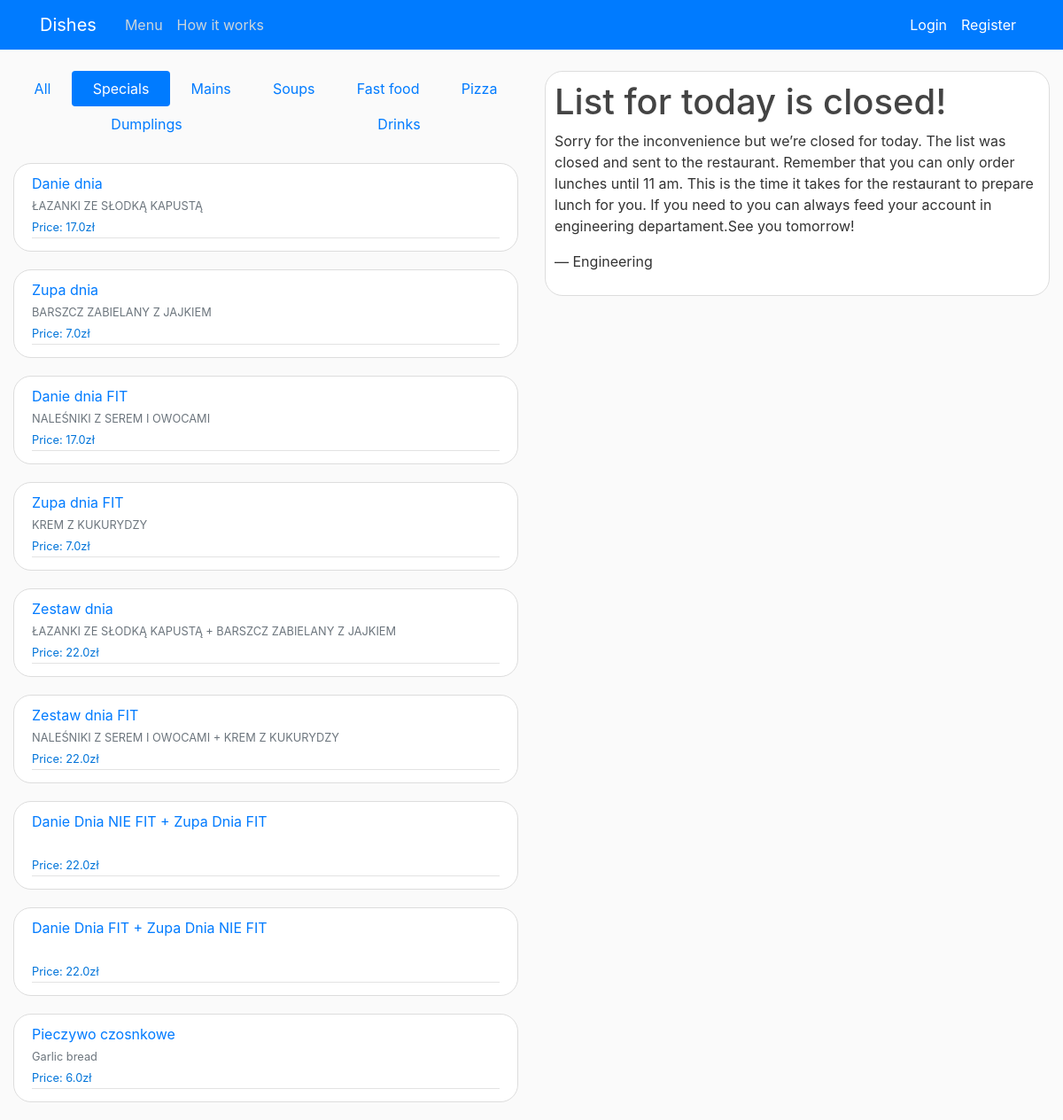
/select_type/special/, run on an earlier commit of the app's database.
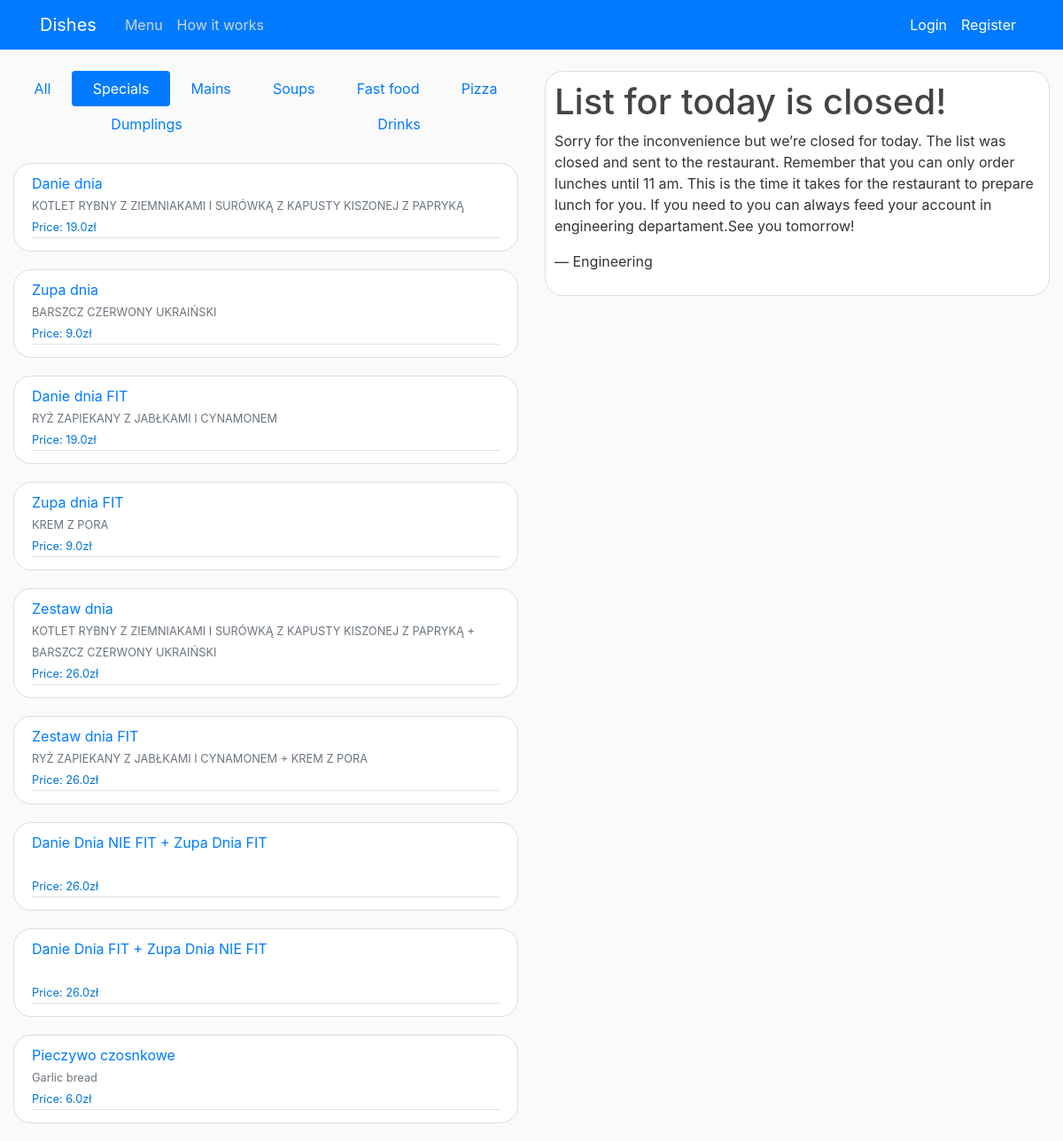
And on a later commit of the database.
### shop/models.py (models this page shows, shortened)
class Dish(models.Model):
    name = models.CharField(max_length=100)
    ingredient = models.CharField(max_length=250, blank=True)
    price = models.FloatField()
    dish_type = models.CharField(max_length=20)
    dish_addon = models.BooleanField(default=True)

### shop/views.py (the view)
# urls.py: path('select_type/<str:type>/', select_type, name='shop-select'),
def select_type(request, type):
    if type == "all":
       return redirect('shop-home')
    else:
        context = {
            'dish':selectMenu(type),
            'type': type,
            'hoursStart': startTime,
            'hoursEnd': endTime,
            'time': datetime.now()
        }
        try:
            values = countTotalPrice(request.user)
            context.update({'cart': values["items_in_cart"], 'sum_price': values["total_price"]})
            money = Profile.objects.get(user=request.user).money
            context.update({'money': money})
        except:
            pass
        return render(request, 'shop/home.html',context)

### shop/views.py (called while the page is built)
def countTotalPrice(user):
    items_in_cart = Cart.objects.filter(user=user)
    total_price = 0
    for item in items_in_cart:
        composition_price = item.composition.dish.price + item.composition.addon.price
        total_price += composition_price * item.quantity
    value_to_return ={
        'total_price': total_price,
        'items_in_cart': items_in_cart
    }
    return value_to_return

### shop/templates/shop/home.html (shortened to what this page needs)
{% extends 'shop/base.html' %}
{% block content %}
<nav class="nav nav-pills flex-column flex-sm-row">
    {% if type == 'special' %}
        <a class="flex-sm-fill text-sm-center nav-link" href="{% url 'shop-select' 'all' %}">All</a>
        <a class="flex-sm-fill text-sm-center nav-link active" href="{% url 'shop-select' 'special'%}">Specials</a>
        <a class="flex-sm-fill text-sm-center nav-link" href="{% url 'shop-select' 'main'%}">Mains</a>
        <a class="flex-sm-fill text-sm-center nav-link" href="{% url 'shop-select' 'soup'%}">Soups</a>
        <a class="flex-sm-fill text-sm-center nav-link" href="{% url 'shop-select' 'fastfood'%}">Fast food</a>
        <a class="flex-sm-fill text-sm-center nav-link" href="{% url 'shop-select' 'pizza'%}">Pizza</a>
        <a class="flex-sm-fill text-sm-center nav-link" href="{% url 'shop-select' 'dumplig'%}">Dumplings</a>
        <a class="flex-sm-fill text-sm-center nav-link" href="{% url 'shop-select' 'drinks'%}">Drinks</a>
    {% endif %}
</nav>
<br>
{% for menu in dish %}
    <article class="media content-section">
        <div class="media-body">
            <div class="article-metadata">
                <a class="mr-2" href="{% url 'shop-open-dish' menu.id %}">{{ menu.name }}</a><br>
                <small class="text-muted">{{ menu.ingredient }}</small><br>
                <small class="article-content" style='color:#0074d9'>Price: {{ menu.price }}zł</small>
            </div>
        </div>
    </article>
{% endfor %}
{% endblock content %}

### shop/templates/shop/base.html (shortened to what this page needs)
{% load static %}
{% load django_template_maths %}
<!DOCTYPE html>
<html>
<head>
    <link rel="stylesheet" href="https://stackpath.bootstrapcdn.com/bootstrap/4.5.2/css/bootstrap.min.css">
    <link rel="stylesheet" type="text/css" href="{% static 'shop/main.css' %}">
</head>
<body>
    <header class="site-header">
        <nav class="navbar navbar-expand-md navbar-dark bg-primary fixed-top">
            <div class="container">
                <a class="navbar-brand mr-4">Dishes</a>
                <div class="collapse navbar-collapse" id="navbarToggle">
                    <div class="navbar-nav mr-auto">
                        <a class="nav-item nav-link" href="{% url 'shop-home' %}">Menu</a>
                        <a class="nav-item nav-link" href="{% url 'shop-about' %}">How it works</a>
                    </div>
                     <div class="navbar-nav">
                        {% if user.is_authenticated %}
                            <a class="nav-item nav-link" style="color: #ffffff" href="{% url 'logout' %}">Logout</a>
                            <a class="nav-item nav-link" style="color: #ffffff" href="{% url 'profile' %}">{{ user.username }} : {{money|floatformat}}zł</a>
                        {% else %}
                            <a class="nav-item nav-link" style="color: #ffffff" href="{% url 'login' %}">Login</a>
                            <a class="nav-item nav-link" style="color: #ffffff" href="{% url 'register' %}">Register</a>
                        {% endif %}
                    </div>
                </div>
            </div>
        </nav>
    </header>
   <main role="main" class="container-fluid">
        {% if summary %}
            {% block summary %}
            {% endblock summary %}
        {% else %}
            <div class="row">
                <div class="col-md-6">
                    {% block content %}{% endblock %}
                </div>
                {% if hoursStart < time.time and hoursEnd > time.time %}
                    <div class="col-md-6">
                        {% if user.is_authenticated %}
                            {% if not profile_view%}
                                <div class="content-section-sticky">
                                    <h3>Cart</h3>
                                        <ul class="list-group list-group-flush">
                                            {% for item in cart %}
                                                <span class="badge badge-primary">{{item.quantity}} x {{ item.composition }} - {{item.composition.dish.price|add:item.composition.addon.price}} zł
                                                    <a class="badge badge-light" href="{% url 'shop-delete-from-cart' item.id %}">
                                                        <svg width="1em" height="1em" viewBox="0 0 16 16" class="bi bi-trash-fill" fill="currentColor" xmlns="http://www.w3.org/2000/svg">
                                                            <path fill-rule="evenodd" d="M2.5 1a1 1 0 0 0-1 1v1a1 1 0 0 0 1 1H3v9a2 2 0 0 0 2 2h6a2 2 0 0 0 2-2V4h.5a1 1 0 0 0 1-1V2a1 1 0 0 0-1-1H10a1 1 0 0 0-1-1H7a1 1 0 0 0-1 1H2.5zm3 4a.5.5 0 0 1 .5.5v7a.5.5 0 0 1-1 0v-7a.5.5 0 0 1 .5-.5zM8 5a.5.5 0 0 1 .5.5v7a.5.5 0 0 1-1 0v-7A.5.5 0 0 1 8 5zm3 .5a.5.5 0 0 0-1 0v7a.5.5 0 0 0 1 0v-7z"/>
                                                        </svg>
                                                    </a>
                                                </span>
                                                <br>
                                            {% endfor %}
                                            <li class="list-group-item d-flex justify-content-between align-items-center">Total:
                                                <span class="badge badge-primary badge-pill">{{sum_price}}</span> zł
                                            </li>
                                            <div class="text-center">
                                                <a class="btn btn-primary btn-lg btn-block" href="{% url 'shop-order-summary' %}"> Order </a>
                                            </div>
                                        </ul>
                                    </p>
                                </div>
                            {% endif %}
                        {% endif %}
                    </div>
                {% else %}
                    <div class="col-md-6">
                        <div class="content-section-sticky">
                            <article>
                                <h1>List for today is closed!</h1>
                                <div>
                                    <p>Sorry for the inconvenience but we&rsquo;re closed for today. The list was closed and sent to the restaurant. Remember that you can only order lunches until 11 am. This is the time it takes for the restaurant to prepare lunch for you. If you need to you can always feed your account
                                    in engineering departament.</a>See you tomorrow!</p>
                                    <p>&mdash; Engineering</p>
                                </div>
                            </article>
                        </div>
                    </div>
                {% endif %}
            </div>
        {% endif %}
    </main>
</body>
</html>

### shop/static/shop/main.css (style rules this page uses)
body { background: #fafafa; color: #333333; margin-top: 5rem; }
h1, h2, h3, h4, h5, h6 { color: #444444; }
.site-header .navbar-nav .nav-link { color: #cbd5db; }
.content-section { background: #ffffff; padding: 10px 20px; border: 1px solid #dddddd; border-radius: 20px; margin-bottom: 20px; }
.content-section-sticky { background: #ffffff; padding: 10px 10px; border: 1px solid #dddddd; border-radius: 20px; margin-bottom:0; position: -webkit-sticky; position: sticky; top: 60px; }
.container-fluid { border-radius:20px; }
.article-content { white-space: pre-line; }
.article-metadata { padding-bottom: 1px; margin-bottom: 4px; border-bottom: 1px solid #e3e3e3 }

What changed in the data, as far as the page shows it:
changed Dish "Danie dnia": ingredient "ŁAZANKI ZE SŁODKĄ KAPUSTĄ" → "KOTLET RYBNY Z ZIEMNIAKAMI I SURÓWKĄ Z KAPUSTY KISZONEJ Z PAPRYKĄ"; price "17.0" → "19.0"
changed Dish "Zupa dnia": ingredient "BARSZCZ ZABIELANY Z JAJKIEM" → "BARSZCZ CZERWONY UKRAIŃSKI"; price "7.0" → "9.0"
changed Dish "Danie dnia FIT": ingredient "NALEŚNIKI Z SEREM I OWOCAMI" → "RYŻ ZAPIEKANY Z JABŁKAMI I CYNAMONEM"; price "17.0" → "19.0"
changed Dish "Zupa dnia FIT": ingredient "KREM Z KUKURYDZY" → "KREM Z PORA"; price "7.0" → "9.0"
changed Dish "Zestaw dnia": ingredient "ŁAZANKI ZE SŁODKĄ KAPUSTĄ + BARSZCZ ZABIELANY Z JAJKIEM" → "KOTLET RYBNY Z ZIEMNIAKAMI I SURÓWKĄ Z KAPUSTY KISZONEJ Z PAPRYKĄ + BARSZCZ CZERWONY UKRAIŃSKI"; price "22.0" → "26.0"
changed Dish "Zestaw dnia FIT": ingredient "NALEŚNIKI Z SEREM I OWOCAMI + KREM Z KUKURYDZY" → "RYŻ ZAPIEKANY Z JABŁKAMI I CYNAMONEM + KREM Z PORA"; price "22.0" → "26.0"
changed Dish "Danie Dnia NIE FIT + Zupa Dnia FIT": price "22.0" → "26.0"
changed Dish "Danie Dnia FIT + Zupa Dnia NIE FIT": price "22.0" → "26.0"
